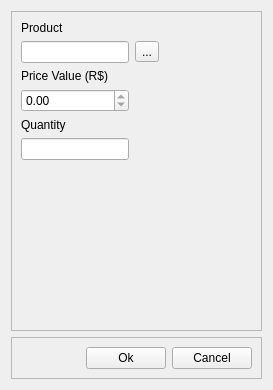
<?xml version="1.0" encoding="UTF-8"?>
<ui version="4.0">
 <class>AddSaleProductOrderView</class>
 <widget class="QWidget" name="AddSaleProductOrderView">
  <property name="geometry">
   <rect>
    <x>0</x>
    <y>0</y>
    <width>273</width>
    <height>390</height>
   </rect>
  </property>
  <property name="windowTitle">
   <string>Add new sale product order</string>
  </property>
  <layout class="QVBoxLayout" name="verticalLayout_2">
   <item>
    <widget class="QFrame" name="frame">
     <property name="frameShape">
      <enum>QFrame::StyledPanel</enum>
     </property>
     <property name="frameShadow">
      <enum>QFrame::Raised</enum>
     </property>
     <layout class="QGridLayout" name="gridLayout">
      <item row="0" column="0">
       <widget class="QLabel" name="label_4">
        <property name="text">
         <string>Product</string>
        </property>
       </widget>
      </item>
      <item row="1" column="0">
       <widget class="QLineEdit" name="productLineEdit">
        <property name="readOnly">
         <bool>true</bool>
        </property>
       </widget>
      </item>
      <item row="1" column="1">
       <widget class="QToolButton" name="chooseProductToolButton">
        <property name="text">
         <string>...</string>
        </property>
       </widget>
      </item>
      <item row="2" column="0">
       <widget class="QLabel" name="label">
        <property name="text">
         <string>Price Value (R$)</string>
        </property>
       </widget>
      </item>
      <item row="3" column="0">
       <widget class="QDoubleSpinBox" name="priceDoubleSpinBox">
        <property name="readOnly">
         <bool>true</bool>
        </property>
        <property name="minimum">
         <double>0.000000000000000</double>
        </property>
        <property name="maximum">
         <double>1000000000.000000000000000</double>
        </property>
       </widget>
      </item>
      <item row="3" column="2">
       <spacer name="horizontalSpacer_2">
        <property name="orientation">
         <enum>Qt::Horizontal</enum>
        </property>
        <property name="sizeHint" stdset="0">
         <size>
          <width>40</width>
          <height>20</height>
         </size>
        </property>
       </spacer>
      </item>
      <item row="4" column="0">
       <widget class="QLabel" name="label_2">
        <property name="text">
         <string>Quantity</string>
        </property>
       </widget>
      </item>
      <item row="5" column="0">
       <widget class="QLineEdit" name="quantityLineEdit">
        <property name="maxLength">
         <number>50</number>
        </property>
       </widget>
      </item>
      <item row="6" column="0">
       <spacer name="verticalSpacer">
        <property name="orientation">
         <enum>Qt::Vertical</enum>
        </property>
        <property name="sizeHint" stdset="0">
         <size>
          <width>20</width>
          <height>40</height>
         </size>
        </property>
       </spacer>
      </item>
     </layout>
    </widget>
   </item>
   <item>
    <widget class="QFrame" name="frame_2">
     <property name="frameShape">
      <enum>QFrame::StyledPanel</enum>
     </property>
     <property name="frameShadow">
      <enum>QFrame::Raised</enum>
     </property>
     <layout class="QHBoxLayout" name="horizontalLayout">
      <item>
       <spacer name="horizontalSpacer">
        <property name="orientation">
         <enum>Qt::Horizontal</enum>
        </property>
        <property name="sizeHint" stdset="0">
         <size>
          <width>74</width>
          <height>20</height>
         </size>
        </property>
       </spacer>
      </item>
      <item>
       <widget class="QPushButton" name="okPushButton">
        <property name="text">
         <string>Ok</string>
        </property>
       </widget>
      </item>
      <item>
       <widget class="QPushButton" name="cancelPushButton">
        <property name="text">
         <string>Cancel</string>
        </property>
       </widget>
      </item>
     </layout>
    </widget>
   </item>
  </layout>
 </widget>
 <resources/>
 <connections/>
</ui>
